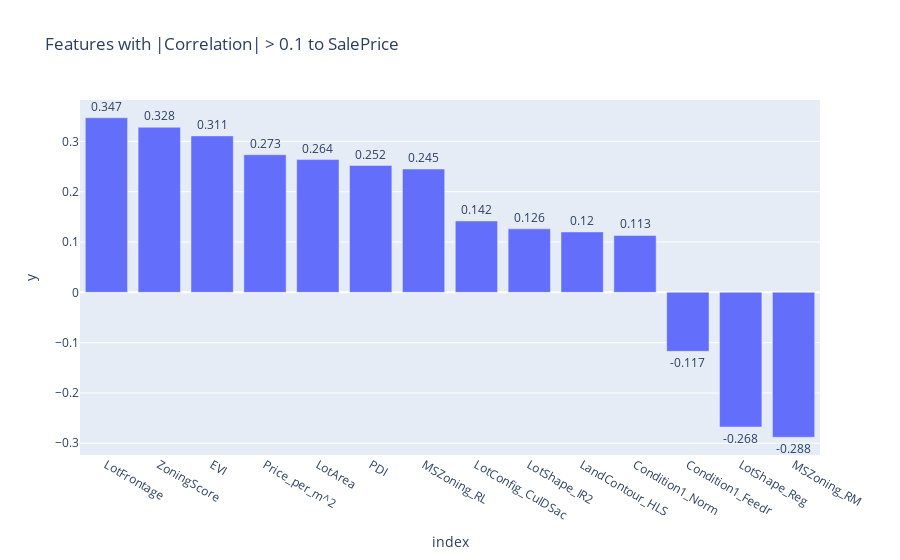

Notebook code for this chart:
### Code cell
strong_correlation = correlations[correlations.abs() > 0.10].sort_values(ascending=False)
strong_correlation = strong_correlation.drop('SalePrice')

fig = ptx.bar(
    strong_correlation,
    x=strong_correlation.index,
    y=strong_correlation.values,
    text=strong_correlation.values.round(3),
    title=f"Features with |Correlation| > {0.10} to SalePrice"
)
fig.update_traces(textposition='outside')
fig.show()

### Figure 1 — Plotly figure (JSON) as saved in the notebook; plotly's stock layout.template omitted (floating-point values rounded to 4 significant figures)
{"data": [{"hovertemplate": "index=%{x}<br>y=%{y}<br>text=%{text}<extra></extra>", "legendgroup": "", "marker": {"color": "#636efa", "pattern": {"shape": ""}}, "name": "", "orientation": "v", "showlegend": false, "text": [0.347, 0.328, 0.311, 0.273, 0.264, 0.252, 0.245, 0.142, 0.126, 0.12, 0.113, -0.117, -0.268, -0.288], "textposition": "outside", "type": "bar", "x": ["LotFrontage", "ZoningScore", "EVI", "Price_per_m^2", "LotArea", "PDI", "MSZoning_RL", "LotConfig_CulDSac", "LotShape_IR2", "LandContour_HLS", "Condition1_Norm", "Condition1_Feedr", "LotShape_Reg", "MSZoning_RM"], "xaxis": "x", "y": [0.347, 0.328, 0.3109, 0.2734, 0.2638, 0.252, 0.2451, 0.1418, 0.1261, 0.12, 0.113, -0.1173, -0.2677, -0.2881], "yaxis": "y"}], "layout": {"barmode": "relative", "legend": {"tracegroupgap": 0}, "title": {"text": "Features with |Correlation| > 0.1 to SalePrice"}, "xaxis": {"anchor": "y", "domain": [0, 1], "title": {"text": "index"}}, "yaxis": {"anchor": "x", "domain": [0, 1], "title": {"text": "y"}}}}
